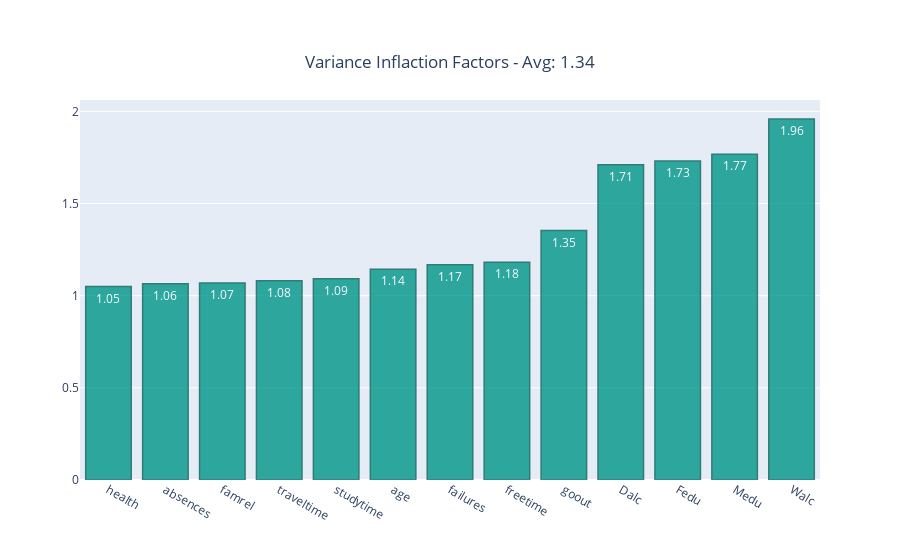

Notebook code for this chart:
### Markdown cell above
# 2. Correlation and collinearity

## 2.1 VIF
The variance inflation factor (VIF) quantifies the extent of correlation between one predictor and the other predictors in a model. It is used for diagnosing collinearity/multicollinearity. Higher values signify that it is difficult to impossible to assess accurately the contribution of predictors to a model.

The extent to which a predictor is correlated with the other predictor variables in a linear regression can be quantified as the R-squared statistic of the regression where the predictor of interest is predicted by all the other predictor variables. 

The variance inflation for a variable is then computed as:

![image.png](attachment:image.png)

We compute different VIFs for all the available numerical data and plot them.

### Code cell
df = df.drop(columns=["G1","G2","G3"])._get_numeric_data()
df_cor = df.corr()
vifs = pd.Series(np.linalg.inv(df.corr().values).diagonal(), index=df_cor.index)
s = vifs.sort_values()

fig = go.Figure(data=[go.Bar(x=s.index, y=s.array,
        text=s.round(2),textposition='auto')])

fig.update_traces(marker_color='rgb(0,150,136)', marker_line_color='rgb(3,97,88)',
                      marker_line_width=1.5, opacity=0.8)

fig.update_layout(title={'text': "Variance Inflaction Factors - Avg: {}".format(s.mean().round(2)),
                        'y': 0.9,'x': 0.5,
                        'xanchor': 'center',
                        'yanchor': 'top'})  
fig.show()

### Figure 1 — Plotly figure (JSON) as saved in the notebook; plotly's stock layout.template omitted (floating-point values rounded to 4 significant figures)
{"data": [{"marker": {"color": "rgb(0,150,136)", "line": {"color": "rgb(3,97,88)", "width": 1.5}}, "opacity": 0.8, "text": [1.05, 1.06, 1.07, 1.08, 1.09, 1.14, 1.17, 1.18, 1.35, 1.71, 1.73, 1.77, 1.96], "textposition": "auto", "type": "bar", "x": ["health", "absences", "famrel", "traveltime", "studytime", "age", "failures", "freetime", "goout", "Dalc", "Fedu", "Medu", "Walc"], "y": [1.05, 1.065, 1.068, 1.081, 1.092, 1.144, 1.168, 1.181, 1.353, 1.71, 1.731, 1.768, 1.958]}], "layout": {"title": {"text": "Variance Inflaction Factors - Avg: 1.34", "x": 0.5, "xanchor": "center", "y": 0.9, "yanchor": "top"}}}
